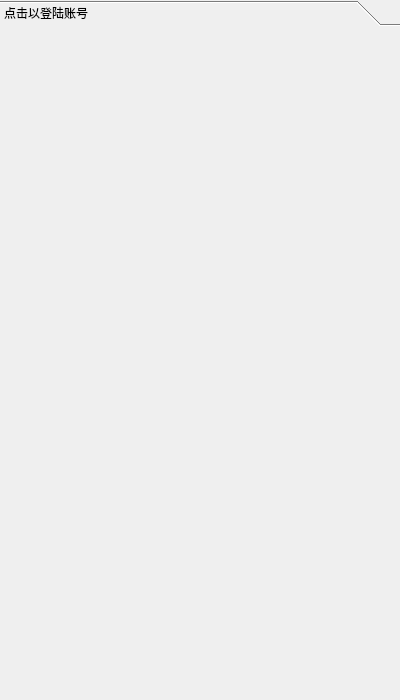
<?xml version="1.0" encoding="UTF-8"?>
<ui version="4.0">
 <class>DialogList</class>
 <widget class="QWidget" name="DialogList">
  <property name="geometry">
   <rect>
    <x>0</x>
    <y>0</y>
    <width>400</width>
    <height>700</height>
   </rect>
  </property>
  <property name="windowTitle">
   <string>QQ</string>
  </property>
  <property name="windowIcon">
   <iconset resource="res.qrc">
    <normaloff>:/images/QQ.png</normaloff>:/images/QQ.png</iconset>
  </property>
  <layout class="QVBoxLayout" name="verticalLayout_2">
   <property name="spacing">
    <number>0</number>
   </property>
   <property name="leftMargin">
    <number>0</number>
   </property>
   <property name="topMargin">
    <number>0</number>
   </property>
   <property name="rightMargin">
    <number>0</number>
   </property>
   <property name="bottomMargin">
    <number>0</number>
   </property>
   <item>
    <widget class="QToolBox" name="toolBox">
     <property name="currentIndex">
      <number>0</number>
     </property>
     <widget class="QWidget" name="page">
      <property name="geometry">
       <rect>
        <x>0</x>
        <y>0</y>
        <width>400</width>
        <height>671</height>
       </rect>
      </property>
      <attribute name="label">
       <string>点击以登陆账号</string>
      </attribute>
      <layout class="QVBoxLayout" name="vLayout"/>
     </widget>
    </widget>
   </item>
  </layout>
 </widget>
 <resources>
  <include location="res.qrc"/>
 </resources>
 <connections/>
</ui>
